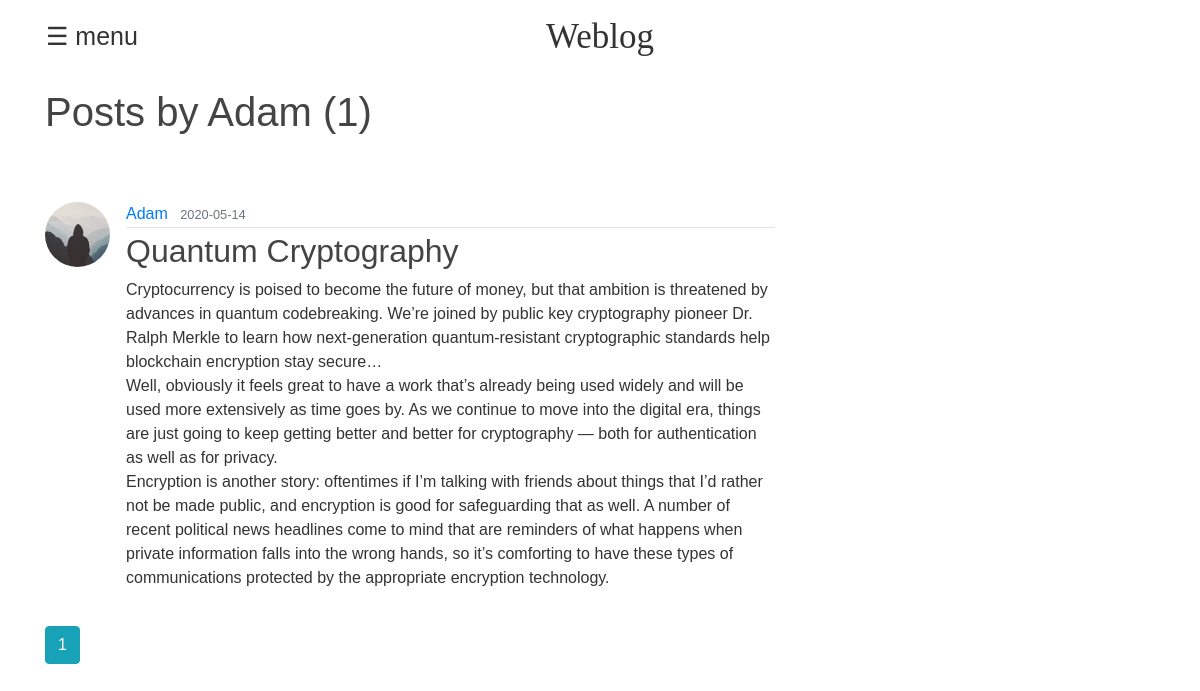
/user/Adam, run on the app's committed database.
### flaskblog/models.py (models this page shows, shortened)
class User(db.Model, UserMixin):
    id = db.Column(db.Integer, primary_key=True)
    username = db.Column(db.String(20), unique=True, nullable=False)
    email = db.Column(db.String(120), unique=True, nullable=False)
    image_file = db.Column(db.String(20), nullable=False, default='default.jpg')
    password = db.Column(db.String(60), nullable=False)
    posts = db.relationship('Post', backref='author', lazy=True)

class Post(db.Model):
    id = db.Column(db.Integer, primary_key=True)
    title = db.Column(db.String(100), nullable=False)
    date_posted = db.Column(db.DateTime, nullable=False, default=datetime.utcnow)
    content = db.Column(db.Text, nullable=False)
    user_id = db.Column(db.Integer, db.ForeignKey('user.id'), nullable=False)

### flaskblog/routes.py (the view)
@app.route("/user/<string:username>")
def user_posts(username):
    page = request.args.get('page', 1, type=int)
    user = User.query.filter_by(username=username).first_or_404()
    posts = Post.query.filter_by(author=user)\
        .order_by(Post.date_posted.desc())\
        .paginate(page=page, per_page=5)
    return render_template('user_posts.html', posts=posts, user=user)

### flaskblog/templates/user_posts.html
{% extends "layout.html" %}
{% block content %}
    <h1 class="mb-3">Posts by {{ user.username }} ({{ posts.total }})</h1>
    {% for post in posts.items %}
        <article class="media content-section">
          <img class="rounded-circle article-img" src="{{ url_for('static', filename='profile_pics/' + post.author.image_file) }}">
          <div class="media-body">
            <div class="article-metadata">
              <a class="mr-2" href="{{ url_for('user_posts', username=post.author.username) }}">{{ post.author.username }}</a>
              <small class="text-muted">{{ post.date_posted.strftime('%Y-%m-%d') }}</small>
            </div>
            <h2><a class="article-title" href="{{ url_for('post', post_id=post.id) }}">{{ post.title }}</a></h2>
            <p class="article-content">{{ post.content }}</p>
          </div>
        </article>
    {% endfor %}
    {% for page_num in posts.iter_pages(left_edge=1, right_edge=1, left_current=1, right_current=2) %}
      {% if page_num %}
        {% if posts.page == page_num %}
          <a class="btn btn-info mb-4" href="{{ url_for('user_posts', username=user.username, page=page_num) }}">{{ page_num }}</a>
        {% else %}
          <a class="btn btn-outline-info mb-4" href="{{ url_for('user_posts', username=user.username, page=page_num) }}">{{ page_num }}</a>
        {% endif %}
      {% else %}
        ...
      {% endif %}
    {% endfor %}
{% endblock content %}

### flaskblog/static/main.css (style rules this page uses)
body { font-family: Optima, sans-serif; }
body { color: #333333; padding-top: 10px; }
h1, h2, h3, h4, h5, h6 { color: #444444; }
.content-section { padding-top: 50px; border: 0px; border-radius: 2px; margin-bottom: 20px; }
.article-title { color: #444444; }
.article-content { white-space: pre-line; }
.article-img { height: 65px; width: 65px; margin-right: 16px; }
.article-metadata { padding-bottom: 1px; margin-bottom: 4px; border-bottom: 1px solid #e3e3e3 }

### data on the page
User: username "Adam"
Post: image_file (placeholder picture), author.username "Adam", date_posted "2020-05-14", title "Quantum Cryptography", content "Cryptocurrency is poised to become the future of money, but that ambition is threatened by advances in quantum codebreaking. We’re joined by public key cryptography pioneer Dr. Ralph Merkle to learn how next-generation quantum-resistant cryptographic standards help blockchain encryption stay secure… Well, obviously it feels great to have a work that’s already being used widely and will be used more extensively as time goes by. As we continue to move into the digital era, things are just going to keep getting better and better for cryptography — both for authentication as well as for privacy. Encryption is another story: oftentimes if I’m talking with friends about things that I’d rather not…"

### other printed values
{{ posts.total }} "1"
{{ page_num }} "1"
